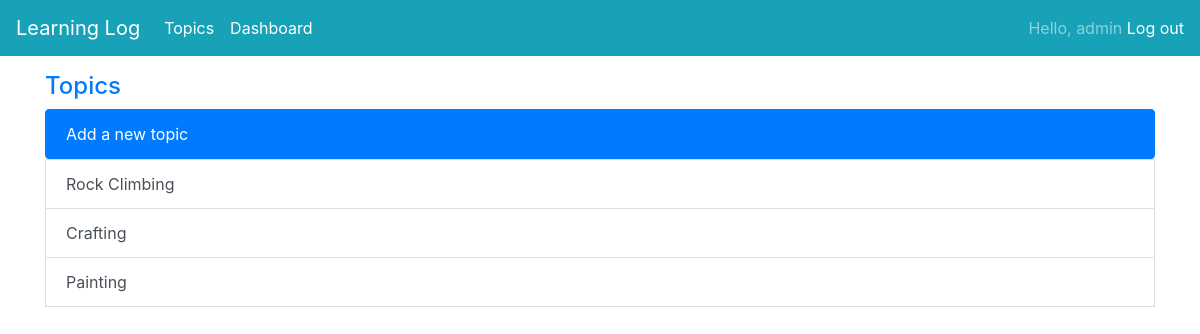
/topic/ (signed in), run on an earlier commit of the app's database.
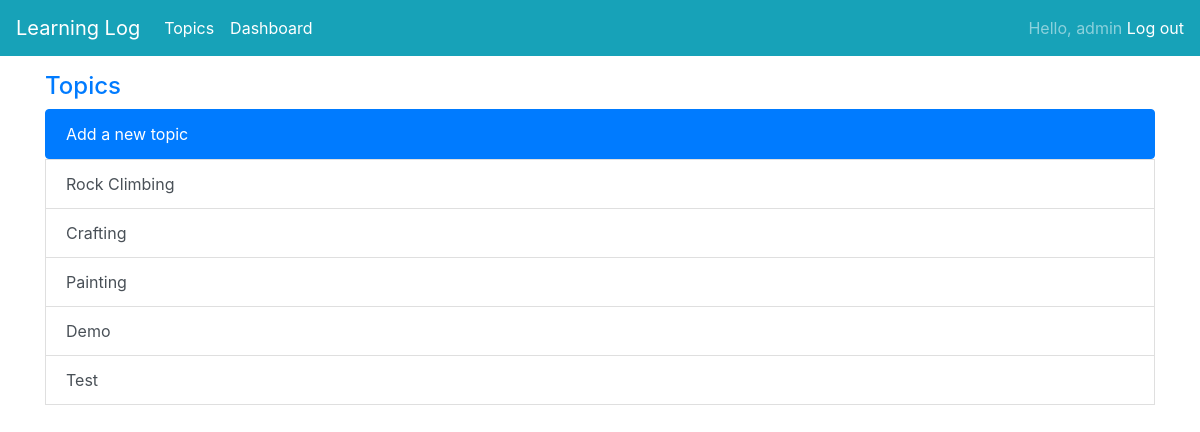
And on a later commit of the database.
### learning_logs/models.py (models this page shows)
class Topic(models.Model):
    text = models.CharField(max_length=200)
    date_added = models.DateTimeField(auto_now_add=True)
    owner = models.ForeignKey(User, on_delete=models.CASCADE)
    def __str__(self):
        return self.text

### learning_logs/views.py (the view)
# urls.py: path('topic/', views.topics, name='topics'),
@login_required
def topics(request):
    topics = Topic.objects.filter(owner=request.user).order_by('date_added')
    context = {'topics': topics}
    return render(request, 'topics.html', context)

### templates/topics.html
{%  extends 'base.html' %}
{% load bootstrap4 %}
{% block content %}
    <div class="container">
    <h4 class="text-primary mt-3">Topics</h4>
    <div class="list-group">
        <a href="{% url 'learning_logs:new_topic' %}" class="list-group-item list-group-item-action active">
        Add a new topic
        </a>
    </div>
    {% for topic in topics %}
      <a href="{% url 'learning_logs:topic' topic.id %}" class="list-group-item list-group-item-action">{{ topic }}</a>
    {% empty %}
        <li class="font-weight-bold text-info">No Topics have been added yet</li>
    {% endfor %}
    </div>
{% endblock %}

What changed in the data, as far as the page shows it:
added Topic: text "Demo"
added Topic: text "Test"
